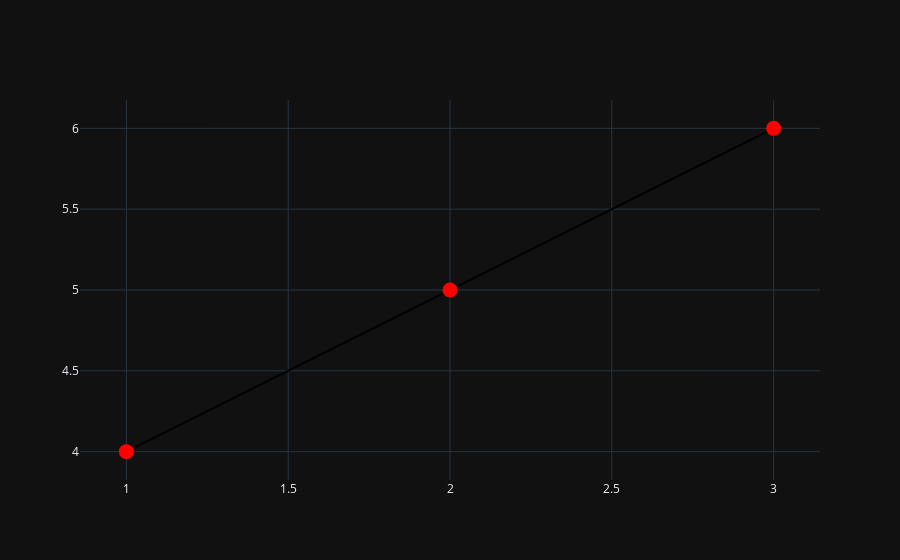

Here is the notebook cell this chart was saved with:
### Markdown cell above
## layout設定

### Code cell
graph_trace = go.Scatter(x=[1,2,3], y=[4,5,6],
                        mode='lines+markers',
                        marker={
                            'size':15,
                            'color':'red'
                        },
                        line={
                            "color":"black"
                        }
                        )
fig = go.Figure(data=graph_trace)
fig.show()

### Figure 1 — Plotly figure (JSON) as saved in the notebook; plotly's stock layout.template omitted (floating-point values rounded to 4 significant figures)
{"data": [{"line": {"color": "black"}, "marker": {"color": "red", "size": 15}, "mode": "lines+markers", "type": "scatter", "x": [1, 2, 3], "y": [4, 5, 6]}], "layout": {}}
